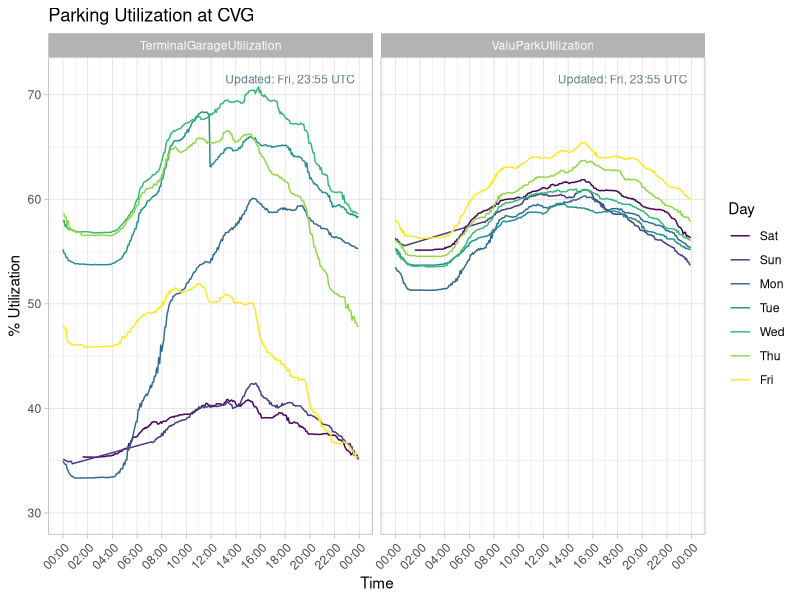
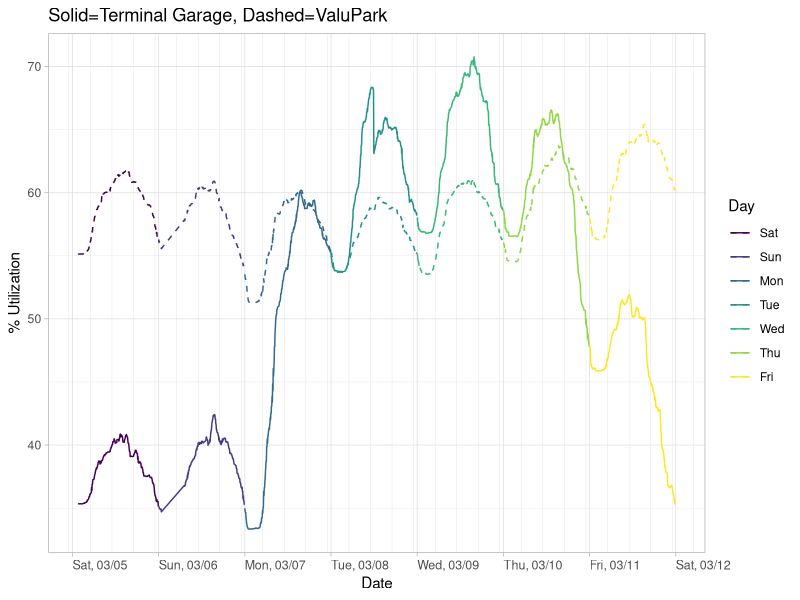

Source code (R) for these figures, in order:
setwd("~/Documents/Data Science/CVG_Parking")

library(ggplot2)
library(dplyr)
library(tidyr)
library(scales)

data.cvg <- tbl_df(read.csv('o.txt',sep = ',',header = F))
names(data.cvg) <- c('Date','TerminalGarageUtilization','ValuParkUtilization')

data.cvg$Date <- as.POSIXct(data.cvg$Date)

data.cvg <- data.cvg %>%
    mutate(TerminalGarageUtilization=100-TerminalGarageUtilization) %>%
    mutate(ValuParkUtilization=100-ValuParkUtilization) %>%
    mutate(Day=format(Date,'%a'))

data.cvg$Day <- factor(data.cvg$Day,levels = c('Sat','Sun','Mon','Tue','Wed','Thu','Fri'),ordered = T)

data.cvg <- data.cvg %>% mutate(Time=as.POSIXct(format(Date, format = "%H:%M:%S %z"), format = "%H:%M:%S %z"))

data.tidy <- data.cvg %>% gather('Parameter','Value',2:3)

ggplot(data.tidy)+
    geom_line(aes(x=Time,y=Value,color=Day))+
    facet_grid(.~Parameter)+
    labs(title='Parking Utilization at CVG',x='Time',y='% Utilization')+
    theme_light()+
    scale_x_datetime(date_breaks = '2 hours',
                     labels = date_format("%H:%M",tz = "EST"))+
    scale_y_continuous(limits=c(30,71.5),breaks = seq.int(from = 0,to = 100,by = 10))+
    theme(axis.text.x = element_text(angle = 45, hjust = 1,size = 9))+
    annotate('text',x=as.POSIXct(paste(Sys.Date(),' 18:25'),tz = 'EST'),y=71.5,label=paste('Updated:',format(data.tidy$Time[length(data.tidy$Time)],"%a, %H:%M %Z")),size=3,color='lightskyblue4')

ggplot(data.cvg)+
    geom_line(aes(x=Date,y=TerminalGarageUtilization,color=Day))+
    geom_line(aes(x=Date,y=ValuParkUtilization,color=Day),lty=2)+
    labs(title='Solid=Terminal Garage, Dashed=ValuPark',y='% Utilization')+
    theme_light()+
    scale_x_datetime(date_breaks = '1 day', date_minor_breaks = '6 hours',
                     labels = date_format("%a, 03/%d",tz = "EST"))+
    theme(axis.text.x = element_text(hjust = 0,size = 9))

#ggplot(data.cvg)+geom_point(aes(x=TerminalGarageUtilization,y=ValuParkUtilization,color=Day,shape=Day))+scale_x_continuous(limits = c(30,70))+scale_y_continuous(limits = c(30,70))

#ggplot(data.tidy)+geom_violin(aes(x = Parameter,y = Value,fill=Day),scale = 'area')